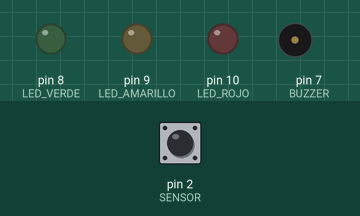
Bench run of a sketch on a simulated Arduino Uno, built with avr-gcc and run on an emulated ATmega328P. On the bench: output pins drawn as LEDs (lit = HIGH), buzzer (waves = sounding). The test bench sets the inputs (shaded band); at power-on: pin 2 (SENSOR) HIGH.

Above: at 1.2 s.
1.3 s: pin 2 (SENSOR) pulsed LOW 2 times (0.12 s each, 0.3 s apart)
At 2.2 s:
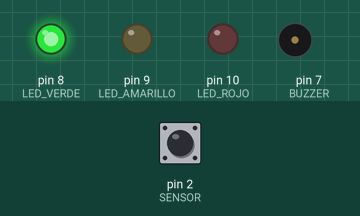
At 7.2 s:
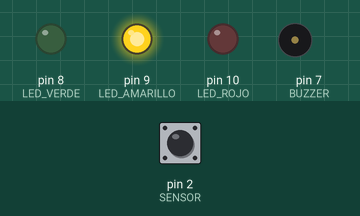
Timing chart, 0 to 18.2 s (numbered marks = the images above; inputs shaded):
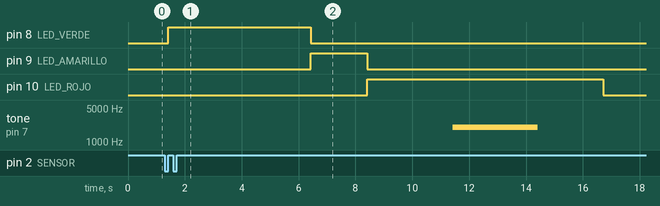

The sketch:

pruebafinal1.ino.ino
```cpp
const int SENSOR = 2;
const int BUZZER = 7;

const int LED_VERDE = 8;
const int LED_AMARILLO = 9;
const int LED_ROJO = 10;

volatile unsigned long pulsos = 0;

unsigned long inicioAgua = 0;
unsigned long ultimoPulso = 0;

bool aguaDetectada = false;

void contarPulso() {
  pulsos++;
}

void apagarTodo() {
  digitalWrite(LED_VERDE, LOW);
  digitalWrite(LED_AMARILLO, LOW);
  digitalWrite(LED_ROJO, LOW);
  noTone(BUZZER);
}

void setup() {
  pinMode(SENSOR, INPUT_PULLUP);

  pinMode(BUZZER, OUTPUT);
  pinMode(LED_VERDE, OUTPUT);
  pinMode(LED_AMARILLO, OUTPUT);
  pinMode(LED_ROJO, OUTPUT);

  Serial.begin(9600);

  attachInterrupt(digitalPinToInterrupt(SENSOR), contarPulso, RISING);

  apagarTodo();
}

void loop() {
  unsigned long ahora = millis();

  noInterrupts();
  unsigned long totalPulsos = pulsos;
  interrupts();

  // Esperar hasta que el sensor detecte agua
  if (!aguaDetectada && totalPulsos > 0) {
    aguaDetectada = true;
    inicioAgua = ahora;
    ultimoPulso = ahora;
  }

  // Si todavía no hay agua, mantener todo apagado
  if (!aguaDetectada) {
    apagarTodo();
    return;
  }

  // Actualizar el tiempo del último pulso
  static unsigned long pulsosAnteriores = 0;

  if (totalPulsos != pulsosAnteriores) {
    ultimoPulso = ahora;
    pulsosAnteriores = totalPulsos;
  }

  // Si pasan 15 segundos sin detectar pulsos, reiniciar
  if (ahora - ultimoPulso >= 15000) {
    aguaDetectada = false;

    noInterrupts();
    pulsos = 0;
    interrupts();

    pulsosAnteriores = 0;
    apagarTodo();
    return;
  }

  unsigned long tiempo = ahora - inicioAgua;

  // 0 a 5 segundos: verde
  if (tiempo < 5000) {
    digitalWrite(LED_VERDE, HIGH);
    digitalWrite(LED_AMARILLO, LOW);
    digitalWrite(LED_ROJO, LOW);
    noTone(BUZZER);
  }

  // 5 a 7 segundos: amarillo
  else if (tiempo < 7000) {
    digitalWrite(LED_VERDE, LOW);
    digitalWrite(LED_AMARILLO, HIGH);
    digitalWrite(LED_ROJO, LOW);
    noTone(BUZZER);
  }

  // 7 a 10 segundos: rojo
  else if (tiempo < 10000) {
    digitalWrite(LED_VERDE, LOW);
    digitalWrite(LED_AMARILLO, LOW);
    digitalWrite(LED_ROJO, HIGH);
    noTone(BUZZER);
  }

  // 10 a 13 segundos: rojo y alarma
  else if (tiempo < 13000) {
    digitalWrite(LED_VERDE, LOW);
    digitalWrite(LED_AMARILLO, LOW);
    digitalWrite(LED_ROJO, HIGH);
    tone(BUZZER, 2000);
  }

  // 13 a 15 segundos: rojo sin alarma
  else {
    digitalWrite(LED_VERDE, LOW);
    digitalWrite(LED_AMARILLO, LOW);
    digitalWrite(LED_ROJO, HIGH);
    noTone(BUZZER);
  }
}
```

Measured:
- after the input at 1.3 s, pin 8 (LED_VERDE): LOW → HIGH after 0.12 s, → LOW 5.0 s later; pin 9 (LED_AMARILLO): LOW → HIGH after 5.1 s, → LOW 2.0 s later; pin 10 (LED_ROJO): LOW → HIGH after 7.1 s, → LOW 8.3 s later; tone on pin 7 (BUZZER): silent → 2000 Hz after 10.1 s, → silent 3.0 s later
